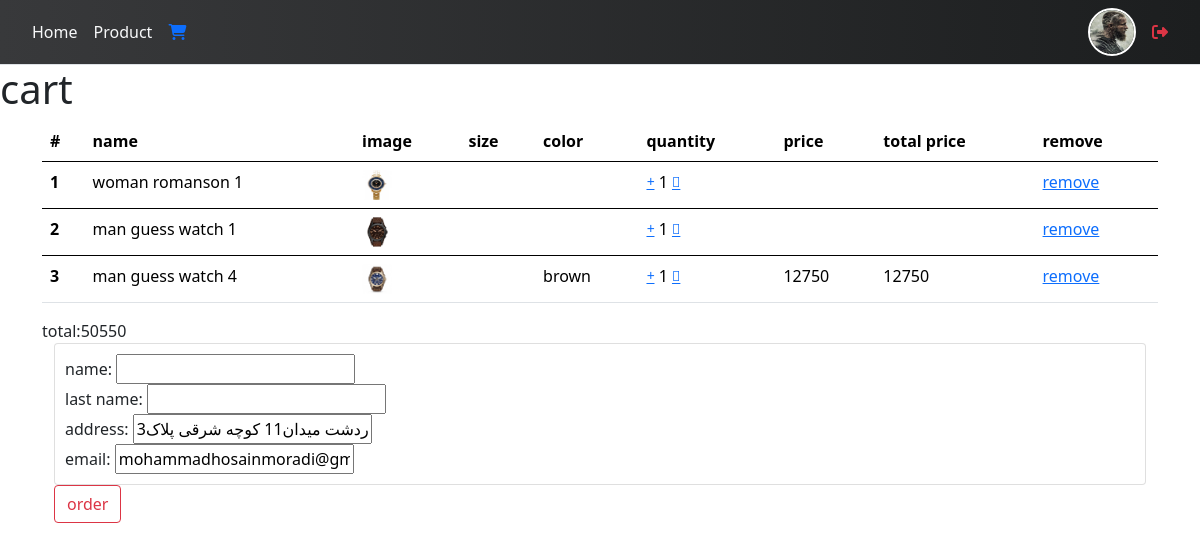
The app's page /cart/ (signed in) with its own data.
### accounts/models.py (models this page shows, shortened)
class Profile(models.Model):
    user = models.OneToOneField(User,on_delete = models.CASCADE)
    phone = PhoneField(null = True,blank = True)
    address = models.CharField(max_length = 50,null = True,blank = True)
    profile_image = models.ImageField(upload_to = 'profile',default='DefaultUser.webp')

### cart/models.py (models this page shows, shortened)
class Cart(models.Model):
    product = models.ForeignKey(Product,on_delete = models.CASCADE)
    user = models.ForeignKey(User,on_delete = models.CASCADE)
    variants = models.ForeignKey(Variant,on_delete = models.CASCADE ,  null = True, blank = True)
    quantity = models.PositiveIntegerField()

### home/models.py (models this page shows, shortened)
class Product(models.Model):
    Category = models.ManyToManyField(Category, blank=True)
    VARIANT = (('None', 'none'),
               ('Size', 'size'),
               ('Color', 'color'),
    )
    name = models.CharField(max_length=200)
    amount = models.PositiveIntegerField()
    num_view = models.IntegerField(default = 0)
    view = models.ManyToManyField(User,blank = True,related_name='product_view')
    unit_price = models.PositiveIntegerField()
    discount = models.PositiveIntegerField()
    total_price = models.PositiveIntegerField(blank=True, null=True)
    information = RichTextUploadingField(blank=True, null=True)
    create = models.DateTimeField(auto_now_add=True)
    update = jmodels.jDateTimeField(auto_now=True)
    tags = TaggableManager(blank=True)
    status = models.CharField(max_length=200, blank=True, null=True, choices=VARIANT)
    image = models.ImageField(upload_to='product')
    brand = models.ForeignKey('Brand',on_delete = models.CASCADE,blank = True,null = True)
    color = models.ManyToManyField('Color',blank = True)
    size = models.ManyToManyField('Size',blank = True)
    available = models.BooleanField(default=True)
    like = models.ManyToManyField(User,blank = True,related_name = 'product_like')
    total_like = models.IntegerField(default=0)
    unlike = models.ManyToManyField(User,blank = True,related_name = 'product_unlike')
    total_unlike = models.IntegerField(default=0)
    favourite = models.ManyToManyField(User,blank = True,related_name='fa_user')
    total_favourite = models.IntegerField(default = 0)
    sell = models.IntegerField(default = 0)
    change = models.BooleanField(default = True)
    def total_like(self):
        return self.like.count()
    def total_unlike(self):
        return self.unlike.count()
    def total_favourite(self):
        return self.favourite.count()
    @property
    def total_price(self):
        if not self.discount:
            return self.unit_price
        elif self.discount:
            total = (self.discount*self.unit_price)/100
            return int(self.unit_price - total)
        return self.total_price
    def __init__(self,*args,**kwargs):
        super().__init__(*args, **kwargs)
        self.old_price = self.unit_price

class Variant(models.Model):
    name = models.CharField(max_length=100,blank=True, null=True)
    product_variant = models.ForeignKey(Product,on_delete = models.CASCADE)
    size_variant = models.ForeignKey(Size,on_delete = models.CASCADE,null = True,blank = True)
    color_variant = models.ForeignKey(Color,on_delete = models.CASCADE,null = True,blank = True)
    update = jmodels.jDateTimeField(auto_now=True)
    amount = models.PositiveIntegerField()
    unit_price = models.PositiveIntegerField()
    discount = models.PositiveIntegerField()
    total_price = models.PositiveIntegerField(blank=True, null=True)
    change = models.BooleanField(default = True)
    @property
    def total_price(self):
        if not self.discount:
            return self.unit_price
        elif self.discount:
            total = (self.discount*self.unit_price)/100
            return int(self.unit_price - total)
        return self.total_price
    def __init__(self,*args,**kwargs):
        super().__init__(*args, **kwargs)
        self.old_price = self.unit_price

class Color(models.Model):
    name = models.CharField(max_length=100,blank=True, null=True)

### cart/views.py (the view)
# urls.py: path('', views.cart_detail, name='cart_detail'),
def cart_detail(request):
    cart = Cart.objects.filter(user_id=request.user.id)
    form = OrderForm
    total = 0
    user = request.user
    for p in cart:
        if p.product.status != 'None':
            total += p.variants.total_price * p.quantity
        else:
            total += p.product.total_price*p.quantity
    return render(request,'cart/cart.html',{'cart':cart,'total':total,'form':form,'user':user})

### cart/templates/cart/cart.html (shortened to what this page needs)
{% extends 'main.html' %} {% block title %}cart{% endblock %} {% block body %}
<h1>cart</h1>
<div class="container">
  <div class="row">
    <table class="table">
      <thead>
        <tr>
          <th scope="col">#</th>
          <th scope="col">name</th>
          <th scope="col">image</th>
          <th scope="col">size</th>
          <th scope="col">color</th>
          <th scope="col">quantity</th>
          <th scope="col">price</th>
          <th scope="col">total price</th>
          <th scope="col">remove</th>
        </tr>
      </thead>
      <tbody>
        {% for c in cart %}
        <tr>
          <th scope="row">{{forloop.counter}}</th>
          <td>{{c.product.name}}</td>
          <td>
            <img
              src="{{c.product.image.url}}"
              style="height: 30px; width: 30px"
              alt=""
            />
          </td>
          <td>
          </td>
          <td>{{c.variants.color_variant.name}}</td>
          <td>
            <a href = "{% url 'cart:add_single' c.id %}"><i class="fa-duotone fa-plus fa-sm" style="--fa-primary-color: #005cfa; --fa-secondary-color: #005cfa;"></i></a>
            {{c.quantity}}
            <a href = "{% url 'cart:remove_single' c.id %}"><i class="fad fa-minus fa-sm" style="--fa-primary-color: #005eff; --fa-secondary-color: #005eff;"></i></a></td>
          <td>
            {% if c.products.status != 'None' %}
            {{c.variants.total_price}}{%else%}
            {{c.products.total_price}}{%endif%}
          </td>
          <td>
            {% if c.products.status != 'None' %}
            {% widthratio c.variants.total_price 1 c.quantity %} {%else%}
            {% widthratio c.products.total_price 1 c.quantity %}{%endif%}
          </td>
          <td><a href="{% url 'cart:remove_cart' c.id %}">remove</a></td>
        </tr>
      </tbody>
      {% endfor %}
    </table>
    total:{{total}}
  </div>
  <div class="row">
    <form method="post" action="{% url 'order:order_create' %}">
      <div class="card" style="padding: 10px; background-color: grown">
        <label for=""
          >name:
          <input type="text" name="f_name" value="{{user.first_name}}" required
        /></label>
        <label for=""
          >last name:
          <input type="text" name="l_name" value="{{user.last_name}}" required
        /></label>
        <label for=""
          >address:
          <input
            type="text"
            name="address"
            value="{{user.profile.address}}"
            required
        /></label>
        <label for=""
          >email:
          <input type="text" name="email" value="{{user.email}}" required
        /></label>
      </div>
      <button type="submit" class="btn btn-outline-danger">order</button>
    </form>
  </div>
</div>
{% endblock %}

### templates/main.html (shortened to what this page needs)
<!DOCTYPE html>
<html lang="en">
<head>
  {% load bootstrap5 %} {% bootstrap_css %} {% bootstrap_javascript %}
  <link href="https://cdn.jsdelivr.net/npm/bootstrap@5.0.2/dist/css/bootstrap.min.css" rel="stylesheet"
>
  <link rel="stylesheet" href="https://cdnjs.cloudflare.com/ajax/libs/font-awesome/6.4.0/css/all.min.css"
 />
</head>
<body>
  <nav class="navbar-expand navbar-light border-bottom" style="background: #1c1e1f;
  background: -webkit-linear-gradient(to right, #38393b, #1c1e1f);
  background: linear-gradient(to right, #38393b, #1c1e1f);">
    <div class="container-fluid">
      <div class="collapse navbar-collapse" id="navbarNavAltMarkup">
        <div class="navbar-nav d-flex justify-content-between w-100 align-items-center">
          <div class="d-flex align-items-center">
          <a class="nav-link active text-light" aria-current="page" href="{% url 'home:home' %}">Home</a>
          <a class="nav-link active text-light" aria-current="page" href="{% url 'home:product' %}">Product</a>
          {% if user.is_authenticated %}
          <a class="nav-link text-primary" href="{% url 'cart:cart_detail' %}"><i class='fas fa-shopping-cart'></i></a>
          {% endif %}
        </div>
          {% if user.is_authenticated %}
          <div class="d-flex align-items-center">
            <a class="nav-link text-light" href="{% url 'accounts:profile' %}">
              <img src="{{request.user.profile.profile_image.url}}" alt=""
                style="width: 3rem; height: 3rem; border: 2px solid white" class="rounded-circle img-fluid" />
            </a>
            <a class="nav-link text-light" href="{% url 'accounts:logout' %}"><i class='fas fa-sign-out-alt text-danger'></i></a>
          </div>
          {% else %}
          <div class="d-flex align-items-center">
            <a class="nav-link text-light" href="{% url 'accounts:login' %}">Login</a>
            <a class="nav-link text-light" href="{% url 'accounts:user_register' %}"><i class='fas fa-sign-in-alt text-success'></i></a>
          </div>
          {% endif %}
        </div>
      </div>
    </div>
  </nav>
  <body>
    {% block body %} {% endblock %}
  </body>
</body>
</html>

### records on screen
Cart: product.name "woman romanson 1", product.image (picture), quantity "1"
Cart: product.name "man guess watch 1", product.image (picture), quantity "1"
Cart: product.name "man guess watch 4", product.image (picture), variants.color_variant.name "brown", quantity "1", variants.total_price "12750", variants+quantity "12750"

### other values on screen
{{ total }} "50550"
